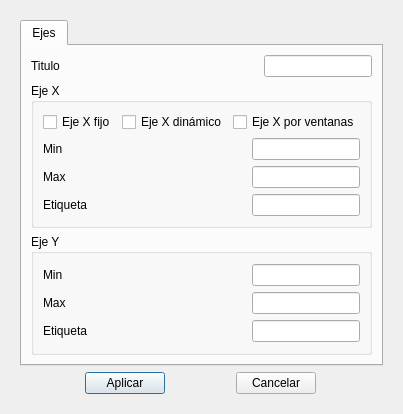
<?xml version="1.0" encoding="UTF-8"?>
<ui version="4.0">
 <class>Dialog</class>
 <widget class="QDialog" name="Dialog">
  <property name="geometry">
   <rect>
    <x>0</x>
    <y>0</y>
    <width>366</width>
    <height>395</height>
   </rect>
  </property>
  <property name="windowTitle">
   <string>Opciones de eje</string>
  </property>
  <property name="windowIcon">
   <iconset>
    <normaloff>../../Lib/site-packages/matplotlib/mpl-data/images/qt4_editor_options.png</normaloff>../../Lib/site-packages/matplotlib/mpl-data/images/qt4_editor_options.png</iconset>
  </property>
  <layout class="QHBoxLayout" name="horizontalLayout_10">
   <item>
    <widget class="QWidget" name="widget" native="true">
     <layout class="QVBoxLayout" name="verticalLayout">
      <item>
       <widget class="QTabWidget" name="tabWidget">
        <property name="currentIndex">
         <number>0</number>
        </property>
        <widget class="QWidget" name="tab_axis">
         <attribute name="title">
          <string>Ejes</string>
         </attribute>
         <layout class="QGridLayout" name="gridLayout">
          <item row="0" column="0">
           <widget class="QLabel" name="label_tittle">
            <property name="text">
             <string>Titulo</string>
            </property>
           </widget>
          </item>
          <item row="0" column="1">
           <widget class="QLineEdit" name="tittle">
            <property name="sizePolicy">
             <sizepolicy hsizetype="Fixed" vsizetype="Fixed">
              <horstretch>0</horstretch>
              <verstretch>0</verstretch>
             </sizepolicy>
            </property>
           </widget>
          </item>
          <item row="1" column="0" colspan="2">
           <widget class="QGroupBox" name="X_axis_GrBx">
            <property name="title">
             <string>Eje X</string>
            </property>
            <layout class="QVBoxLayout" name="verticalLayout_3">
             <item>
              <layout class="QVBoxLayout" name="verticalLayout_2">
               <item>
                <layout class="QHBoxLayout" name="horizontalLayout_2">
                 <item>
                  <widget class="QCheckBox" name="checkBox_x_stat">
                   <property name="text">
                    <string>Eje X fijo</string>
                   </property>
                   <attribute name="buttonGroup">
                    <string notr="true">buttonGroup</string>
                   </attribute>
                  </widget>
                 </item>
                 <item>
                  <widget class="QCheckBox" name="checkBox_x_din">
                   <property name="text">
                    <string>Eje X dinámico</string>
                   </property>
                   <attribute name="buttonGroup">
                    <string notr="true">buttonGroup</string>
                   </attribute>
                  </widget>
                 </item>
                 <item>
                  <widget class="QCheckBox" name="checkBox_x_wind">
                   <property name="text">
                    <string>Eje X por ventanas</string>
                   </property>
                   <attribute name="buttonGroup">
                    <string notr="true">buttonGroup</string>
                   </attribute>
                  </widget>
                 </item>
                </layout>
               </item>
               <item>
                <layout class="QHBoxLayout" name="horizontalLayout_5">
                 <item>
                  <widget class="QLabel" name="label_x_min">
                   <property name="text">
                    <string>Min</string>
                   </property>
                  </widget>
                 </item>
                 <item>
                  <widget class="QLineEdit" name="x_min">
                   <property name="enabled">
                    <bool>true</bool>
                   </property>
                   <property name="sizePolicy">
                    <sizepolicy hsizetype="Fixed" vsizetype="Fixed">
                     <horstretch>0</horstretch>
                     <verstretch>0</verstretch>
                    </sizepolicy>
                   </property>
                  </widget>
                 </item>
                </layout>
               </item>
               <item>
                <layout class="QHBoxLayout" name="horizontalLayout_4">
                 <property name="sizeConstraint">
                  <enum>QLayout::SetFixedSize</enum>
                 </property>
                 <item>
                  <widget class="QLabel" name="label_x_max">
                   <property name="text">
                    <string>Max</string>
                   </property>
                  </widget>
                 </item>
                 <item>
                  <widget class="QLineEdit" name="x_max">
                   <property name="sizePolicy">
                    <sizepolicy hsizetype="Fixed" vsizetype="Fixed">
                     <horstretch>0</horstretch>
                     <verstretch>0</verstretch>
                    </sizepolicy>
                   </property>
                  </widget>
                 </item>
                </layout>
               </item>
               <item>
                <layout class="QHBoxLayout" name="horizontalLayout_3">
                 <property name="sizeConstraint">
                  <enum>QLayout::SetMaximumSize</enum>
                 </property>
                 <property name="rightMargin">
                  <number>0</number>
                 </property>
                 <item>
                  <widget class="QLabel" name="label_x_label">
                   <property name="text">
                    <string>Etiqueta</string>
                   </property>
                  </widget>
                 </item>
                 <item>
                  <widget class="QLineEdit" name="x_label">
                   <property name="sizePolicy">
                    <sizepolicy hsizetype="Fixed" vsizetype="Fixed">
                     <horstretch>0</horstretch>
                     <verstretch>0</verstretch>
                    </sizepolicy>
                   </property>
                  </widget>
                 </item>
                </layout>
               </item>
              </layout>
             </item>
            </layout>
           </widget>
          </item>
          <item row="2" column="0" colspan="2">
           <widget class="QGroupBox" name="Y_axis_GrBx">
            <property name="sizePolicy">
             <sizepolicy hsizetype="Preferred" vsizetype="Preferred">
              <horstretch>0</horstretch>
              <verstretch>0</verstretch>
             </sizepolicy>
            </property>
            <property name="title">
             <string>Eje Y</string>
            </property>
            <layout class="QVBoxLayout" name="verticalLayout_5">
             <item>
              <layout class="QVBoxLayout" name="verticalLayout_4">
               <item>
                <layout class="QHBoxLayout" name="horizontalLayout_6">
                 <item>
                  <widget class="QLabel" name="label_y_min">
                   <property name="text">
                    <string>Min</string>
                   </property>
                  </widget>
                 </item>
                 <item>
                  <widget class="QLineEdit" name="y_min">
                   <property name="sizePolicy">
                    <sizepolicy hsizetype="Fixed" vsizetype="Fixed">
                     <horstretch>0</horstretch>
                     <verstretch>0</verstretch>
                    </sizepolicy>
                   </property>
                  </widget>
                 </item>
                </layout>
               </item>
               <item>
                <layout class="QHBoxLayout" name="horizontalLayout_7">
                 <item>
                  <widget class="QLabel" name="label_y_max">
                   <property name="text">
                    <string>Max</string>
                   </property>
                  </widget>
                 </item>
                 <item>
                  <widget class="QLineEdit" name="y_max">
                   <property name="sizePolicy">
                    <sizepolicy hsizetype="Fixed" vsizetype="Fixed">
                     <horstretch>0</horstretch>
                     <verstretch>0</verstretch>
                    </sizepolicy>
                   </property>
                  </widget>
                 </item>
                </layout>
               </item>
               <item>
                <layout class="QHBoxLayout" name="horizontalLayout_8">
                 <item>
                  <widget class="QLabel" name="label_y_label">
                   <property name="text">
                    <string>Etiqueta</string>
                   </property>
                  </widget>
                 </item>
                 <item>
                  <widget class="QLineEdit" name="y_label">
                   <property name="sizePolicy">
                    <sizepolicy hsizetype="Fixed" vsizetype="Fixed">
                     <horstretch>0</horstretch>
                     <verstretch>0</verstretch>
                    </sizepolicy>
                   </property>
                  </widget>
                 </item>
                </layout>
               </item>
              </layout>
             </item>
            </layout>
           </widget>
          </item>
         </layout>
        </widget>
       </widget>
      </item>
      <item>
       <layout class="QHBoxLayout" name="horizontalLayout">
        <item>
         <widget class="QPushButton" name="Apply_2">
          <property name="sizePolicy">
           <sizepolicy hsizetype="Fixed" vsizetype="Fixed">
            <horstretch>0</horstretch>
            <verstretch>0</verstretch>
           </sizepolicy>
          </property>
          <property name="text">
           <string>Aplicar</string>
          </property>
         </widget>
        </item>
        <item>
         <widget class="QPushButton" name="Cancel_btn_2">
          <property name="sizePolicy">
           <sizepolicy hsizetype="Fixed" vsizetype="Fixed">
            <horstretch>0</horstretch>
            <verstretch>0</verstretch>
           </sizepolicy>
          </property>
          <property name="text">
           <string>Cancelar</string>
          </property>
         </widget>
        </item>
       </layout>
      </item>
     </layout>
    </widget>
   </item>
  </layout>
 </widget>
 <resources/>
 <connections/>
 <buttongroups>
  <buttongroup name="buttonGroup"/>
 </buttongroups>
</ui>
